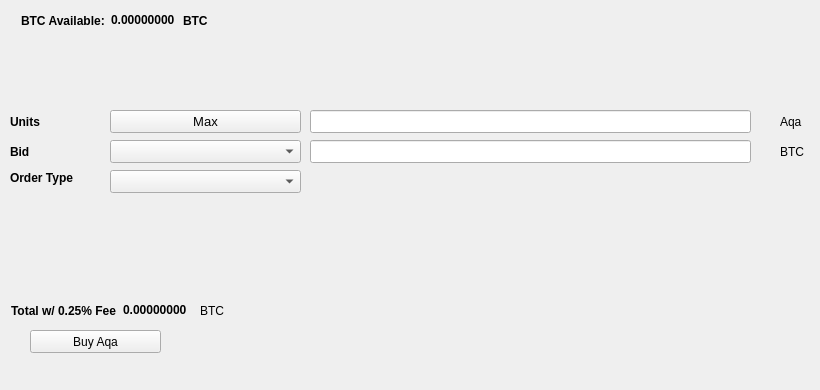
   <widget class="QWidget" name="BuyTab">
    <attribute name="title">
     <string>Buy</string>
    </attribute>
    <widget class="QPushButton" name="BuyAqa">
     <property name="geometry">
      <rect>
       <x>30</x>
       <y>330</y>
       <width>131</width>
       <height>23</height>
      </rect>
     </property>
     <property name="text">
      <string>Buy Aqa</string>
     </property>
     <property name="icon">
      <iconset resource="../aqa.qrc">
       <normaloff>:/icons/bitcoin</normaloff>:/icons/bitcoin</iconset>
     </property>
    </widget>
    <widget class="QLabel" name="label_3">
     <property name="geometry">
      <rect>
       <x>10</x>
       <y>110</y>
       <width>46</width>
       <height>23</height>
      </rect>
     </property>
     <property name="font">
      <font>
       <weight>75</weight>
       <bold>true</bold>
      </font>
     </property>
     <property name="text">
      <string>Units</string>
     </property>
    </widget>
    <widget class="QLineEdit" name="UnitsInput">
     <property name="geometry">
      <rect>
       <x>310</x>
       <y>110</y>
       <width>441</width>
       <height>23</height>
      </rect>
     </property>
     <property name="font">
      <font>
       <pointsize>9</pointsize>
       <weight>75</weight>
       <bold>true</bold>
      </font>
     </property>
    </widget>
    <widget class="QLineEdit" name="BuyBidPriceEdit">
     <property name="geometry">
      <rect>
       <x>310</x>
       <y>140</y>
       <width>441</width>
       <height>23</height>
      </rect>
     </property>
     <property name="font">
      <font>
       <pointsize>9</pointsize>
       <weight>75</weight>
       <bold>true</bold>
      </font>
     </property>
    </widget>
    <widget class="QLabel" name="label_4">
     <property name="geometry">
      <rect>
       <x>780</x>
       <y>110</y>
       <width>31</width>
       <height>23</height>
      </rect>
     </property>
     <property name="text">
      <string>Aqa</string>
     </property>
    </widget>
    <widget class="QLabel" name="label_5">
     <property name="geometry">
      <rect>
       <x>780</x>
       <y>140</y>
       <width>31</width>
       <height>23</height>
      </rect>
     </property>
     <property name="text">
      <string>BTC</string>
     </property>
    </widget>
    <widget class="QLabel" name="label_6">
     <property name="geometry">
      <rect>
       <x>10</x>
       <y>140</y>
       <width>46</width>
       <height>23</height>
      </rect>
     </property>
     <property name="font">
      <font>
       <weight>75</weight>
       <bold>true</bold>
      </font>
     </property>
     <property name="text">
      <string>Bid</string>
     </property>
    </widget>
    <widget class="QLabel" name="label_7">
     <property name="geometry">
      <rect>
       <x>10</x>
       <y>170</y>
       <width>91</width>
       <height>16</height>
      </rect>
     </property>
     <property name="font">
      <font>
       <weight>75</weight>
       <bold>true</bold>
      </font>
     </property>
     <property name="text">
      <string>Order Type</string>
     </property>
    </widget>
    <widget class="QPushButton" name="Buy_Max_Amount">
     <property name="geometry">
      <rect>
       <x>110</x>
       <y>110</y>
       <width>191</width>
       <height>23</height>
      </rect>
     </property>
     <property name="font">
      <font>
       <pointsize>10</pointsize>
      </font>
     </property>
     <property name="text">
      <string>Max</string>
     </property>
    </widget>
    <widget class="QComboBox" name="BuyBidcomboBox">
     <property name="geometry">
      <rect>
       <x>110</x>
       <y>140</y>
       <width>191</width>
       <height>23</height>
      </rect>
     </property>
     <property name="font">
      <font>
       <pointsize>10</pointsize>
      </font>
     </property>
    </widget>
    <widget class="QComboBox" name="buyOrdertypeCombo">
     <property name="geometry">
      <rect>
       <x>110</x>
       <y>170</y>
       <width>191</width>
       <height>23</height>
      </rect>
     </property>
     <property name="font">
      <font>
       <pointsize>10</pointsize>
      </font>
     </property>
    </widget>
    <widget class="QWidget" name="layoutWidget1">
     <property name="geometry">
      <rect>
       <x>21</x>
       <y>11</y>
       <width>227</width>
       <height>19</height>
      </rect>
     </property>
     <layout class="QHBoxLayout" name="horizontalLayout_3">
      <item>
       <widget class="QLabel" name="label232">
        <property name="font">
         <font>
          <weight>75</weight>
          <bold>true</bold>
         </font>
        </property>
        <property name="text">
         <string>BTC Available:</string>
        </property>
       </widget>
      </item>
      <item>
       <widget class="QLabel" name="BtcAvailableLbl">
        <property name="palette">
         <palette>
          <active>
           <colorrole role="WindowText">
            <brush brushstyle="SolidPattern">
             <color alpha="255">
              <red>0</red>
              <green>0</green>
              <blue>0</blue>
             </color>
            </brush>
           </colorrole>
           <colorrole role="Button">
            <brush brushstyle="SolidPattern">
             <color alpha="255">
              <red>0</red>
              <green>170</green>
              <blue>0</blue>
             </color>
            </brush>
           </colorrole>
           <colorrole role="Light">
            <brush brushstyle="SolidPattern">
             <color alpha="255">
              <red>0</red>
              <green>255</green>
              <blue>0</blue>
             </color>
            </brush>
           </colorrole>
           <colorrole role="Midlight">
            <brush brushstyle="SolidPattern">
             <color alpha="255">
              <red>0</red>
              <green>212</green>
              <blue>0</blue>
             </color>
            </brush>
           </colorrole>
           <colorrole role="Dark">
            <brush brushstyle="SolidPattern">
             <color alpha="255">
              <red>0</red>
              <green>85</green>
              <blue>0</blue>
             </color>
            </brush>
           </colorrole>
           <colorrole role="Mid">
            <brush brushstyle="SolidPattern">
             <color alpha="255">
              <red>0</red>
              <green>113</green>
              <blue>0</blue>
             </color>
            </brush>
           </colorrole>
           <colorrole role="Text">
            <brush brushstyle="SolidPattern">
             <color alpha="255">
              <red>0</red>
              <green>170</green>
              <blue>0</blue>
             </color>
            </brush>
           </colorrole>
           <colorrole role="BrightText">
            <brush brushstyle="SolidPattern">
             <color alpha="255">
              <red>255</red>
              <green>255</green>
              <blue>255</blue>
             </color>
            </brush>
           </colorrole>
           <colorrole role="ButtonText">
            <brush brushstyle="SolidPattern">
             <color alpha="255">
              <red>0</red>
              <green>0</green>
              <blue>0</blue>
             </color>
            </brush>
           </colorrole>
           <colorrole role="Base">
            <brush brushstyle="SolidPattern">
             <color alpha="255">
              <red>255</red>
              <green>255</green>
              <blue>255</blue>
             </color>
            </brush>
           </colorrole>
           <colorrole role="Window">
            <brush brushstyle="SolidPattern">
             <color alpha="255">
              <red>0</red>
              <green>170</green>
              <blue>0</blue>
             </color>
            </brush>
           </colorrole>
           <colorrole role="Shadow">
            <brush brushstyle="SolidPattern">
             <color alpha="255">
              <red>0</red>
              <green>0</green>
              <blue>0</blue>
             </color>
            </brush>
           </colorrole>
           <colorrole role="AlternateBase">
            <brush brushstyle="SolidPattern">
             <color alpha="255">
              <red>127</red>
              <green>212</green>
              <blue>127</blue>
             </color>
            </brush>
           </colorrole>
           <colorrole role="ToolTipBase">
            <brush brushstyle="SolidPattern">
             <color alpha="255">
              <red>255</red>
              <green>255</green>
              <blue>220</blue>
             </color>
            </brush>
           </colorrole>
           <colorrole role="ToolTipText">
            <brush brushstyle="SolidPattern">
             <color alpha="255">
              <red>0</red>
              <green>0</green>
              <blue>0</blue>
             </color>
            </brush>
           </colorrole>
          </active>
          <inactive>
           <colorrole role="WindowText">
            <brush brushstyle="SolidPattern">
             <color alpha="255">
              <red>0</red>
              <green>0</green>
              <blue>0</blue>
             </color>
            </brush>
           </colorrole>
           <colorrole role="Button">
            <brush brushstyle="SolidPattern">
             <color alpha="255">
              <red>0</red>
              <green>170</green>
              <blue>0</blue>
             </color>
            </brush>
           </colorrole>
           <colorrole role="Light">
            <brush brushstyle="SolidPattern">
             <color alpha="255">
              <red>0</red>
              <green>255</green>
              <blue>0</blue>
             </color>
            </brush>
           </colorrole>
           <colorrole role="Midlight">
            <brush brushstyle="SolidPattern">
             <color alpha="255">
              <red>0</red>
              <green>212</green>
              <blue>0</blue>
             </color>
            </brush>
           </colorrole>
           <colorrole role="Dark">
            <brush brushstyle="SolidPattern">
             <color alpha="255">
              <red>0</red>
              <green>85</green>
              <blue>0</blue>
             </color>
            </brush>
           </colorrole>
           <colorrole role="Mid">
            <brush brushstyle="SolidPattern">
             <color alpha="255">
              <red>0</red>
              <green>113</green>
              <blue>0</blue>
             </color>
            </brush>
           </colorrole>
           <colorrole role="Text">
            <brush brushstyle="SolidPattern">
             <color alpha="255">
              <red>0</red>
              <green>170</green>
              <blue>0</blue>
             </color>
            </brush>
           </colorrole>
           <colorrole role="BrightText">
            <brush brushstyle="SolidPattern">
             <color alpha="255">
              <red>255</red>
              <green>255</green>
              <blue>255</blue>
             </color>
            </brush>
           </colorrole>
           <colorrole role="ButtonText">
            <brush brushstyle="SolidPattern">
             <color alpha="255">
              <red>0</red>
              <green>0</green>
              <blue>0</blue>
             </color>
            </brush>
           </colorrole>
           <colorrole role="Base">
            <brush brushstyle="SolidPattern">
             <color alpha="255">
              <red>255</red>
              <green>255</green>
              <blue>255</blue>
             </color>
            </brush>
           </colorrole>
           <colorrole role="Window">
            <brush brushstyle="SolidPattern">
             <color alpha="255">
              <red>0</red>
              <green>170</green>
              <blue>0</blue>
             </color>
            </brush>
           </colorrole>
           <colorrole role="Shadow">
            <brush brushstyle="SolidPattern">
             <color alpha="255">
              <red>0</red>
              <green>0</green>
              <blue>0</blue>
             </color>
            </brush>
           </colorrole>
           <colorrole role="AlternateBase">
            <brush brushstyle="SolidPattern">
             <color alpha="255">
              <red>127</red>
              <green>212</green>
              <blue>127</blue>
             </color>
            </brush>
           </colorrole>
           <colorrole role="ToolTipBase">
            <brush brushstyle="SolidPattern">
             <color alpha="255">
              <red>255</red>
              <green>255</green>
              <blue>220</blue>
             </color>
            </brush>
           </colorrole>
           <colorrole role="ToolTipText">
            <brush brushstyle="SolidPattern">
             <color alpha="255">
              <red>0</red>
              <green>0</green>
              <blue>0</blue>
             </color>
            </brush>
           </colorrole>
          </inactive>
          <disabled>
           <colorrole role="WindowText">
            <brush brushstyle="SolidPattern">
             <color alpha="255">
              <red>0</red>
              <green>85</green>
              <blue>0</blue>
             </color>
            </brush>
           </colorrole>
           <colorrole role="Button">
            <brush brushstyle="SolidPattern">
             <color alpha="255">
              <red>0</red>
              <green>170</green>
              <blue>0</blue>
             </color>
            </brush>
           </colorrole>
           <colorrole role="Light">
            <brush brushstyle="SolidPattern">
             <color alpha="255">
              <red>0</red>
              <green>255</green>
              <blue>0</blue>
             </color>
            </brush>
           </colorrole>
           <colorrole role="Midlight">
            <brush brushstyle="SolidPattern">
             <color alpha="255">
              <red>0</red>
              <green>212</green>
              <blue>0</blue>
             </color>
            </brush>
           </colorrole>
           <colorrole role="Dark">
            <brush brushstyle="SolidPattern">
             <color alpha="255">
              <red>0</red>
              <green>85</green>
              <blue>0</blue>
             </color>
            </brush>
           </colorrole>
           <colorrole role="Mid">
            <brush brushstyle="SolidPattern">
             <color alpha="255">
              <red>0</red>
              <green>113</green>
              <blue>0</blue>
             </color>
            </brush>
           </colorrole>
           <colorrole role="Text">
            <brush brushstyle="SolidPattern">
             <color alpha="255">
              <red>0</red>
              <green>85</green>
              <blue>0</blue>
             </color>
            </brush>
           </colorrole>
           <colorrole role="BrightText">
            <brush brushstyle="SolidPattern">
             <color alpha="255">
              <red>255</red>
              <green>255</green>
              <blue>255</blue>
             </color>
            </brush>
           </colorrole>
           <colorrole role="ButtonText">
            <brush brushstyle="SolidPattern">
             <color alpha="255">
              <red>0</red>
              <green>85</green>
              <blue>0</blue>
             </color>
            </brush>
           </colorrole>
           <colorrole role="Base">
            <brush brushstyle="SolidPattern">
             <color alpha="255">
              <red>0</red>
              <green>170</green>
              <blue>0</blue>
             </color>
            </brush>
           </colorrole>
           <colorrole role="Window">
            <brush brushstyle="SolidPattern">
             <color alpha="255">
              <red>0</red>
              <green>170</green>
              <blue>0</blue>
             </color>
            </brush>
           </colorrole>
           <colorrole role="Shadow">
            <brush brushstyle="SolidPattern">
             <color alpha="255">
              <red>0</red>
              <green>0</green>
              <blue>0</blue>
             </color>
            </brush>
           </colorrole>
           <colorrole role="AlternateBase">
            <brush brushstyle="SolidPattern">
             <color alpha="255">
              <red>0</red>
              <green>170</green>
              <blue>0</blue>
             </color>
            </brush>
           </colorrole>
           <colorrole role="ToolTipBase">
            <brush brushstyle="SolidPattern">
             <color alpha="255">
              <red>255</red>
              <green>255</green>
              <blue>220</blue>
             </color>
            </brush>
           </colorrole>
           <colorrole role="ToolTipText">
            <brush brushstyle="SolidPattern">
             <color alpha="255">
              <red>0</red>
              <green>0</green>
              <blue>0</blue>
             </color>
            </brush>
           </colorrole>
          </disabled>
         </palette>
        </property>
        <property name="font">
         <font>
          <weight>75</weight>
          <bold>true</bold>
         </font>
        </property>
        <property name="text">
         <string>0.00000000</string>
        </property>
        <property name="textInteractionFlags">
         <set>Qt::LinksAccessibleByMouse|Qt::TextSelectableByKeyboard|Qt::TextSelectableByMouse</set>
        </property>
       </widget>
      </item>
      <item>
       <widget class="QLabel" name="BtcAvailableLbl_2">
        <property name="font">
         <font>
          <weight>75</weight>
          <bold>true</bold>
         </font>
        </property>
        <property name="text">
         <string>BTC</string>
        </property>
       </widget>
      </item>
     </layout>
    </widget>
    <widget class="QWidget" name="layoutWidge2">
     <property name="geometry">
      <rect>
       <x>11</x>
       <y>301</y>
       <width>259</width>
       <height>19</height>
      </rect>
     </property>
     <layout class="QHBoxLayout" name="horizontalLayout_4">
      <item>
       <widget class="QLabel" name="label_9">
        <property name="font">
         <font>
          <weight>75</weight>
          <bold>true</bold>
         </font>
        </property>
        <property name="text">
         <string>Total w/ 0.25% Fee</string>
        </property>
       </widget>
      </item>
      <item>
       <widget class="QLabel" name="BuyCostLabel">
        <property name="palette">
         <palette>
          <active>
           <colorrole role="WindowText">
            <brush brushstyle="SolidPattern">
             <color alpha="255">
              <red>0</red>
              <green>0</green>
              <blue>0</blue>
             </color>
            </brush>
           </colorrole>
           <colorrole role="Button">
            <brush brushstyle="SolidPattern">
             <color alpha="255">
              <red>0</red>
              <green>170</green>
              <blue>0</blue>
             </color>
            </brush>
           </colorrole>
           <colorrole role="Light">
            <brush brushstyle="SolidPattern">
             <color alpha="255">
              <red>0</red>
              <green>255</green>
              <blue>0</blue>
             </color>
            </brush>
           </colorrole>
           <colorrole role="Midlight">
            <brush brushstyle="SolidPattern">
             <color alpha="255">
              <red>0</red>
              <green>212</green>
              <blue>0</blue>
             </color>
            </brush>
           </colorrole>
           <colorrole role="Dark">
            <brush brushstyle="SolidPattern">
             <color alpha="255">
              <red>0</red>
              <green>85</green>
              <blue>0</blue>
             </color>
            </brush>
           </colorrole>
           <colorrole role="Mid">
            <brush brushstyle="SolidPattern">
             <color alpha="255">
              <red>0</red>
              <green>113</green>
              <blue>0</blue>
             </color>
            </brush>
           </colorrole>
           <colorrole role="Text">
            <brush brushstyle="SolidPattern">
             <color alpha="255">
              <red>0</red>
              <green>170</green>
              <blue>0</blue>
             </color>
            </brush>
           </colorrole>
           <colorrole role="BrightText">
            <brush brushstyle="SolidPattern">
             <color alpha="255">
              <red>255</red>
              <green>255</green>
              <blue>255</blue>
             </color>
            </brush>
           </colorrole>
           <colorrole role="ButtonText">
            <brush brushstyle="SolidPattern">
             <color alpha="255">
              <red>0</red>
              <green>0</green>
              <blue>0</blue>
             </color>
            </brush>
           </colorrole>
           <colorrole role="Base">
            <brush brushstyle="SolidPattern">
             <color alpha="255">
              <red>255</red>
              <green>255</green>
              <blue>255</blue>
             </color>
            </brush>
           </colorrole>
           <colorrole role="Window">
            <brush brushstyle="SolidPattern">
             <color alpha="255">
              <red>0</red>
              <green>170</green>
              <blue>0</blue>
             </color>
            </brush>
           </colorrole>
           <colorrole role="Shadow">
            <brush brushstyle="SolidPattern">
             <color alpha="255">
              <red>0</red>
              <green>0</green>
              <blue>0</blue>
             </color>
            </brush>
           </colorrole>
           <colorrole role="AlternateBase">
            <brush brushstyle="SolidPattern">
             <color alpha="255">
              <red>127</red>
              <green>212</green>
              <blue>127</blue>
             </color>
            </brush>
           </colorrole>
           <colorrole role="ToolTipBase">
            <brush brushstyle="SolidPattern">
             <color alpha="255">
              <red>255</red>
              <green>255</green>
              <blue>220</blue>
             </color>
            </brush>
           </colorrole>
           <colorrole role="ToolTipText">
            <brush brushstyle="SolidPattern">
             <color alpha="255">
              <red>0</red>
              <green>0</green>
              <blue>0</blue>
             </color>
            </brush>
           </colorrole>
          </active>
          <inactive>
           <colorrole role="WindowText">
            <brush brushstyle="SolidPattern">
             <color alpha="255">
              <red>0</red>
              <green>0</green>
              <blue>0</blue>
             </color>
            </brush>
           </colorrole>
           <colorrole role="Button">
            <brush brushstyle="SolidPattern">
             <color alpha="255">
              <red>0</red>
              <green>170</green>
              <blue>0</blue>
             </color>
            </brush>
           </colorrole>
           <colorrole role="Light">
            <brush brushstyle="SolidPattern">
             <color alpha="255">
              <red>0</red>
              <green>255</green>
              <blue>0</blue>
             </color>
            </brush>
           </colorrole>
           <colorrole role="Midlight">
            <brush brushstyle="SolidPattern">
             <color alpha="255">
              <red>0</red>
              <green>212</green>
              <blue>0</blue>
             </color>
            </brush>
           </colorrole>
           <colorrole role="Dark">
            <brush brushstyle="SolidPattern">
             <color alpha="255">
              <red>0</red>
              <green>85</green>
              <blue>0</blue>
             </color>
            </brush>
           </colorrole>
           <colorrole role="Mid">
            <brush brushstyle="SolidPattern">
             <color alpha="255">
              <red>0</red>
              <green>113</green>
              <blue>0</blue>
             </color>
            </brush>
           </colorrole>
           <colorrole role="Text">
            <brush brushstyle="SolidPattern">
             <color alpha="255">
              <red>0</red>
              <green>170</green>
              <blue>0</blue>
             </color>
            </brush>
           </colorrole>
           <colorrole role="BrightText">
            <brush brushstyle="SolidPattern">
             <color alpha="255">
              <red>255</red>
              <green>255</green>
              <blue>255</blue>
             </color>
            </brush>
           </colorrole>
           <colorrole role="ButtonText">
            <brush brushstyle="SolidPattern">
             <color alpha="255">
              <red>0</red>
              <green>0</green>
              <blue>0</blue>
             </color>
            </brush>
           </colorrole>
           <colorrole role="Base">
            <brush brushstyle="SolidPattern">
             <color alpha="255">
              <red>255</red>
              <green>255</green>
              <blue>255</blue>
             </color>
            </brush>
           </colorrole>
           <colorrole role="Window">
            <brush brushstyle="SolidPattern">
             <color alpha="255">
              <red>0</red>
              <green>170</green>
              <blue>0</blue>
             </color>
            </brush>
           </colorrole>
           <colorrole role="Shadow">
            <brush brushstyle="SolidPattern">
             <color alpha="255">
              <red>0</red>
              <green>0</green>
              <blue>0</blue>
             </color>
            </brush>
           </colorrole>
           <colorrole role="AlternateBase">
            <brush brushstyle="SolidPattern">
             <color alpha="255">
              <red>127</red>
              <green>212</green>
              <blue>127</blue>
             </color>
            </brush>
           </colorrole>
           <colorrole role="ToolTipBase">
            <brush brushstyle="SolidPattern">
             <color alpha="255">
              <red>255</red>
              <green>255</green>
              <blue>220</blue>
             </color>
            </brush>
           </colorrole>
           <colorrole role="ToolTipText">
            <brush brushstyle="SolidPattern">
             <color alpha="255">
              <red>0</red>
              <green>0</green>
              <blue>0</blue>
             </color>
            </brush>
           </colorrole>
          </inactive>
          <disabled>
           <colorrole role="WindowText">
            <brush brushstyle="SolidPattern">
             <color alpha="255">
              <red>0</red>
              <green>85</green>
              <blue>0</blue>
             </color>
            </brush>
           </colorrole>
           <colorrole role="Button">
            <brush brushstyle="SolidPattern">
             <color alpha="255">
              <red>0</red>
              <green>170</green>
              <blue>0</blue>
             </color>
            </brush>
           </colorrole>
           <colorrole role="Light">
            <brush brushstyle="SolidPattern">
             <color alpha="255">
              <red>0</red>
              <green>255</green>
              <blue>0</blue>
             </color>
            </brush>
           </colorrole>
           <colorrole role="Midlight">
            <brush brushstyle="SolidPattern">
             <color alpha="255">
              <red>0</red>
              <green>212</green>
              <blue>0</blue>
             </color>
            </brush>
           </colorrole>
           <colorrole role="Dark">
            <brush brushstyle="SolidPattern">
             <color alpha="255">
              <red>0</red>
              <green>85</green>
              <blue>0</blue>
             </color>
            </brush>
           </colorrole>
           <colorrole role="Mid">
            <brush brushstyle="SolidPattern">
             <color alpha="255">
              <red>0</red>
              <green>113</green>
              <blue>0</blue>
             </color>
            </brush>
           </colorrole>
           <colorrole role="Text">
            <brush brushstyle="SolidPattern">
             <color alpha="255">
              <red>0</red>
              <green>85</green>
              <blue>0</blue>
             </color>
            </brush>
           </colorrole>
           <colorrole role="BrightText">
            <brush brushstyle="SolidPattern">
             <color alpha="255">
              <red>255</red>
              <green>255</green>
              <blue>255</blue>
             </color>
            </brush>
           </colorrole>
           <colorrole role="ButtonText">
            <brush brushstyle="SolidPattern">
             <color alpha="255">
              <red>0</red>
              <green>85</green>
              <blue>0</blue>
             </color>
            </brush>
           </colorrole>
           <colorrole role="Base">
            <brush brushstyle="SolidPattern">
             <color alpha="255">
              <red>0</red>
              <green>170</green>
              <blue>0</blue>
             </color>
            </brush>
           </colorrole>
           <colorrole role="Window">
            <brush brushstyle="SolidPattern">
             <color alpha="255">
              <red>0</red>
              <green>170</green>
              <blue>0</blue>
             </color>
            </brush>
           </colorrole>
           <colorrole role="Shadow">
            <brush brushstyle="SolidPattern">
             <color alpha="255">
              <red>0</red>
              <green>0</green>
              <blue>0</blue>
             </color>
            </brush>
           </colorrole>
           <colorrole role="AlternateBase">
            <brush brushstyle="SolidPattern">
             <color alpha="255">
              <red>0</red>
              <green>170</green>
              <blue>0</blue>
             </color>
            </brush>
           </colorrole>
           <colorrole role="ToolTipBase">
            <brush brushstyle="SolidPattern">
             <color alpha="255">
              <red>255</red>
              <green>255</green>
              <blue>220</blue>
             </color>
            </brush>
           </colorrole>
           <colorrole role="ToolTipText">
            <brush brushstyle="SolidPattern">
             <color alpha="255">
              <red>0</red>
              <green>0</green>
              <blue>0</blue>
             </color>
            </brush>
           </colorrole>
          </disabled>
         </palette>
        </property>
        <property name="font">
         <font>
          <weight>75</weight>
          <bold>true</bold>
         </font>
        </property>
        <property name="autoFillBackground">
         <bool>false</bool>
        </property>
        <property name="text">
         <string>0.00000000</string>
        </property>
        <property name="textInteractionFlags">
         <set>Qt::LinksAccessibleByMouse|Qt::TextSelectableByMouse</set>
        </property>
       </widget>
      </item>
      <item>
       <widget class="QLabel" name="label_10">
        <property name="font">
         <font>
          <weight>50</weight>
          <bold>false</bold>
         </font>
        </property>
        <property name="text">
         <string>BTC</string>
        </property>
       </widget>
      </item>
     </layout>
    </widget>
    <widget class="QLabel" name="label_24">
     <property name="geometry">
      <rect>
       <x>460</x>
       <y>300</y>
       <width>281</width>
       <height>81</height>
      </rect>
     </property>
     <property name="text">
      <string/>
     </property>
     <property name="pixmap">
      <pixmap>:/images/bittrex</pixmap>
     </property>
    </widget>
   </widget>
